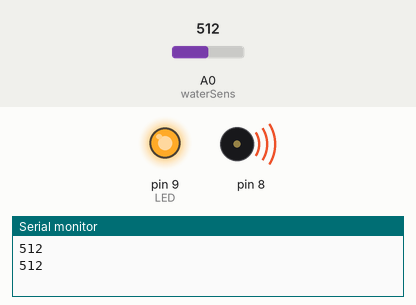
Recording of a sketch running on a simulated Arduino Uno, built with avr-gcc and run on an emulated ATmega328P. Parts: output pins drawn as LEDs (lit = HIGH), buzzer (waves = sounding), the last lines printed to the serial monitor. Inputs (shaded band) come from the test bench; at power-on: A0 (waterSens) = 512.

Above: at 3.1 s.
3.2 s: A0 (waterSens) set to 219
6.7 s: A0 (waterSens) set to 187
At 7.5 s:
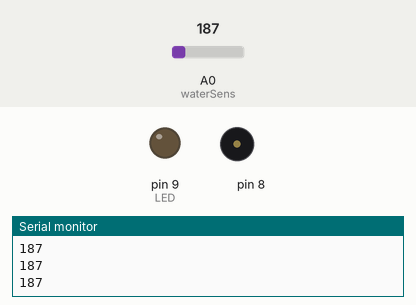
9.9 s: A0 (waterSens) set to 210
At 11.35 s:
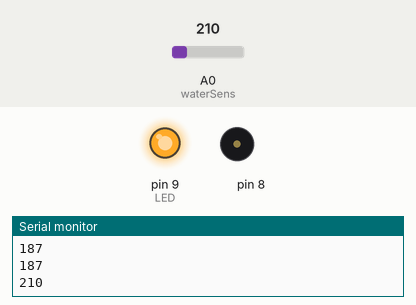
Timing chart, 0 to 19.4 s (numbered marks = the images above; inputs shaded):
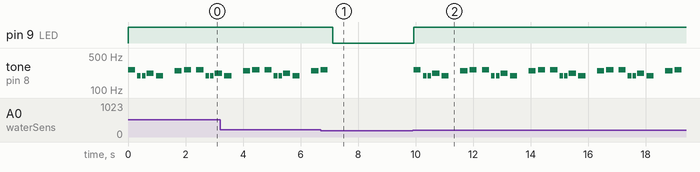

The sketch:

liquid_sensor.ino
```cpp
#include "pitches.h"

const int waterSens = A0; //define water sensor
const int LED = 9;//define led to pin 9
int waterVal; //define the water sensor value

// notes in the melody:
int melody[] = {
  NOTE_C4, NOTE_G3, NOTE_G3, NOTE_A3, NOTE_G3, 0, NOTE_B3, NOTE_C4
};

// note durations: 4 = quarter note, 8 = eighth note, etc.:
int noteDurations[] = {
  4, 8, 8, 4, 4, 4, 4, 4
};


void setup() {
  pinMode(LED, OUTPUT); //set led as an output
  pinMode(waterSens, INPUT);//set water sensor as an input
  Serial.begin(9600);  //start the serial port at 9600 bauds
}

void loop() {
  waterVal = analogRead(waterSens); //read the water sensor
  Serial.println(waterVal); //print the value of the water sensor to the serial monitor
  if (waterVal > 200) {
    digitalWrite(LED, HIGH);//if the water sensor senses water turn the led on
    // iterate over the notes of the melody:
    for (int thisNote = 0; thisNote < 8; thisNote++) {

      // to calculate the note duration, take one second divided by the note type.
      //e.g. quarter note = 1000 / 4, eighth note = 1000/8, etc.
      int noteDuration = 1000 / noteDurations[thisNote];
      tone(8, melody[thisNote], noteDuration);

      // to distinguish the notes, set a minimum time between them.
      // the note's duration + 30% seems to work well:
      int pauseBetweenNotes = noteDuration * 1.30;
      delay(pauseBetweenNotes);
      // stop the tone playing:
      noTone(8);
      }
  }
  else {
  digitalWrite(LED, LOW); //if it doesn't sense anything turn the led off
  }
  delay(100);
}
```

pitches.h
```cpp
/*************************************************
 * Public Constants
 *************************************************/

#define NOTE_B0  31
#define NOTE_C1  33
#define NOTE_CS1 35
#define NOTE_D1  37
#define NOTE_DS1 39
#define NOTE_E1  41
#define NOTE_F1  44
#define NOTE_FS1 46
#define NOTE_G1  49
#define NOTE_GS1 52
#define NOTE_A1  55
#define NOTE_AS1 58
#define NOTE_B1  62
#define NOTE_C2  65
#define NOTE_CS2 69
#define NOTE_D2  73
#define NOTE_DS2 78
#define NOTE_E2  82
#define NOTE_F2  87
#define NOTE_FS2 93
#define NOTE_G2  98
#define NOTE_GS2 104
#define NOTE_A2  110
#define NOTE_AS2 117
#define NOTE_B2  123
#define NOTE_C3  131
#define NOTE_CS3 139
#define NOTE_D3  147
#define NOTE_DS3 156
#define NOTE_E3  165
#define NOTE_F3  175
#define NOTE_FS3 185
#define NOTE_G3  196
#define NOTE_GS3 208
#define NOTE_A3  220
#define NOTE_AS3 233
#define NOTE_B3  247
#define NOTE_C4  262
#define NOTE_CS4 277
#define NOTE_D4  294
#define NOTE_DS4 311
#define NOTE_E4  330
#define NOTE_F4  349
#define NOTE_FS4 370
#define NOTE_G4  392
#define NOTE_GS4 415
#define NOTE_A4  440
#define NOTE_AS4 466
#define NOTE_B4  494
#define NOTE_C5  523
#define NOTE_CS5 554
#define NOTE_D5  587
#define NOTE_DS5 622
#define NOTE_E5  659
#define NOTE_F5  698
#define NOTE_FS5 740
#define NOTE_G5  784
#define NOTE_GS5 831
#define NOTE_A5  880
#define NOTE_AS5 932
#define NOTE_B5  988
#define NOTE_C6  1047
#define NOTE_CS6 1109
#define NOTE_D6  1175
#define NOTE_DS6 1245
#define NOTE_E6  1319
#define NOTE_F6  1397
#define NOTE_FS6 1480
#define NOTE_G6  1568
#define NOTE_GS6 1661
#define NOTE_A6  1760
#define NOTE_AS6 1865
#define NOTE_B6  1976
#define NOTE_C7  2093
#define NOTE_CS7 2217
#define NOTE_D7  2349
#define NOTE_DS7 2489
#define NOTE_E7  2637
#define NOTE_F7  2794
#define NOTE_FS7 2960
#define NOTE_G7  3136
#define NOTE_GS7 3322
#define NOTE_A7  3520
#define NOTE_AS7 3729
#define NOTE_B7  3951
#define NOTE_C8  4186
#define NOTE_CS8 4435
#define NOTE_D8  4699
#define NOTE_DS8 4978
```

Measured:
- the behaviour switches between 201 and 200 on A0 (waterSens) (found by bisection; images 0 and 1)
- after the input at 6.7 s, pin 9 (LED): HIGH → LOW after 0.42 s; tone on pin 8: goes on until 6.9 s, then stays silent
- after the input at 9.9 s, pin 9 (LED): LOW → HIGH at once; tone on pin 8: silent → 262 Hz at once, then repeats every 2.4 s: silent 0.08 s, 2 × (196 Hz 0.13 s, silent 0.04 s), 220 Hz 0.25 s, silent 0.08 s, 196 Hz 0.25 s, silent 0.40 s, 247 Hz 0.25 s, silent 0.08 s, 262 Hz 0.25 s, silent 0.18 s, 262 Hz 0.25 s
- by itself, tone on pin 8: plays 196 Hz for 0.25 s, 247 Hz for 0.25 s, 262 Hz for 0.25 s, 262 Hz for 0.25 s, 196 Hz for 0.13 s, 196 Hz for 0.13 s … (10 notes in this stretch)
